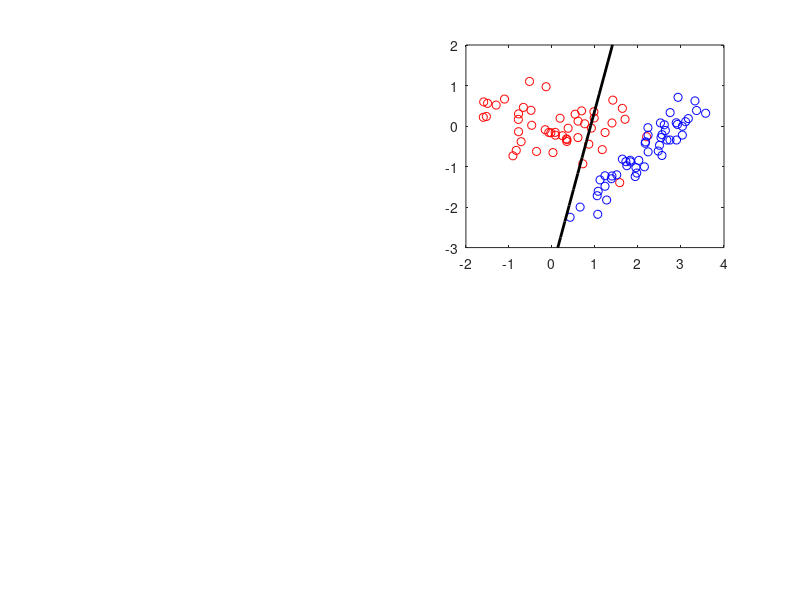

Reproduce this figure in MATLAB.
%% k-means data generation
% training & testing set sizes
n1=100; % training set size
n2=50; % test set size
% random ellipse-1 centered at (0,0)
x=randn(n1+n2,1);
y=0.5*randn(n1+n2,1);
% random ellipse-2 centered at (1,-2) and rotated by theta
x2=randn(n1+n2,1)+1;
y2=0.2*randn(n1+n2,1)-2;
theta=pi/4;
A=[cos(theta) -sin(theta); sin(theta) cos(theta)];
x3=A(1,1)*x2+A(1,2)*y2;
y3=A(2,1)*x2+A(2,2)*y2;
% subplot(2,2,1)
plot(x(1:n1),y(1:n1),'ro');
hold on;
plot(x3(1:n1),y3(1:n1),'bo');
% training set: first 200 of 240 points
X1=[x3(1:n1) y3(1:n1)];
X2=[x(1:n1) y(1:n1)];
Y=[X1; X2];

Z=[ones(n1,1); 2*ones(n1,1)];
% test set: remaining 40 points
x1test=[x3(n1+1:end) y3(n1+1:end)];
x2test=[x(n1+1:end) y(n1+1:end)];

%% Lloyd algorithm for k-means
g1=[-1 0]; g2=[1 0]; % Initial guess
for j=1:4
    plot([g1(1),g2(1)],[g1(2),g2(2)],'kd','MarkerFaceColor','k');
    class1=[]; class2=[];
    for jj=1:length(Y)
        d1=norm(g1-Y(jj,:));
        d2=norm(g2-Y(jj,:));
        if d1<d2
            class1=[class1; [Y(jj,1) Y(jj,2)]];
        else
            class2=[class2; [Y(jj,1) Y(jj,2)]];
        end
    end
    g1=[mean(class1(1:end,1)) mean(class1(1:end,2))];
    g2=[mean(class2(1:end,1)) mean(class2(1:end,2))];
    pause(3);
end
%% k-means using MATLAB
% kmeans code
[ind,c]=kmeans(Y,2);
% disp(ind);
% disp(c);
plot(c(1,1),c(1,2),'k*','Linewidth',[2])
hold on;
plot(c(2,1),c(2,2),'k*','Linewidth',[2])
midx=(c(1,1)+c(2,1))/2;
midy=(c(1,2)+c(2,2))/2;
slope=(c(2,2)-c(1,2))/(c(2,1)-c(1,1)); % rise/run
b=midy+(1/slope)*midx;
xsep=-1:0.1:2;
ysep=-(1/slope)*xsep+b;
% figure(1)
% subplot(2,2,1)
% hold on
plot(xsep,ysep,'k','Linewidth',[2]),axis([-2 4 -3 2])

% error on test data
figure(1)
subplot(2,2,2)
plot(x(n1+1:end),y(n1+1:end),'ro');
hold on
plot(x3(n1+1:end),y3(n1+1:end),'bo')
plot(xsep,ysep,'k','Linewidth',[2]), axis([-2 4 -3 2])